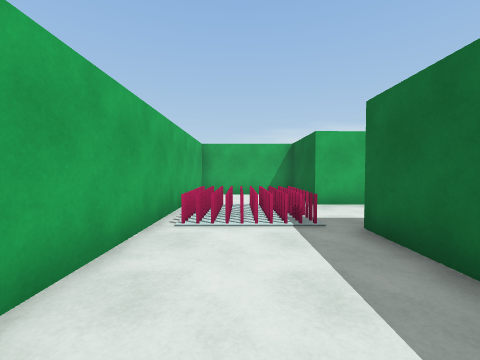
[1] (above)

23 first-person views from a walk through a Unity game level. The camera is 1.3 m above the floor, tilts 2° down and sees 90° across. The floor is counted in squares, 1.44 m on a side. Each view is taken from the middle of a square. On the plan, view 1 faces up. The plan holds only what a view shows up to about 10 squares ahead; the rest is blank. The place goes on beyond the plan. The player character is not drawn.

[2]
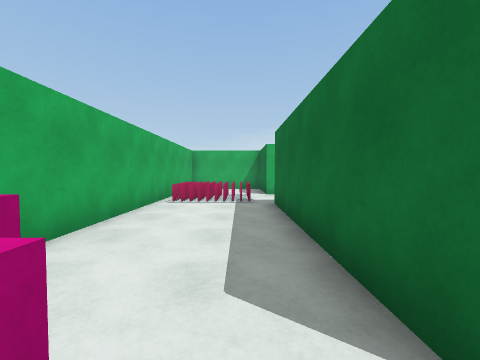

[3]
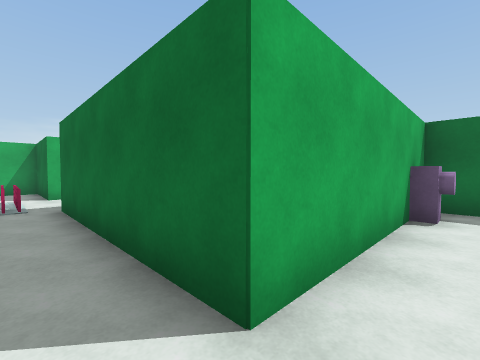

[4]
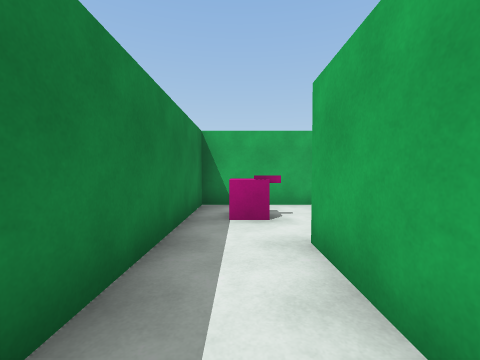

[5]
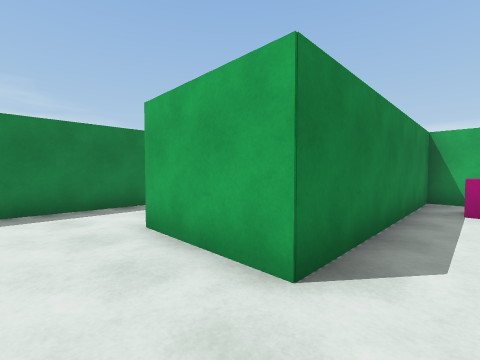

[6]
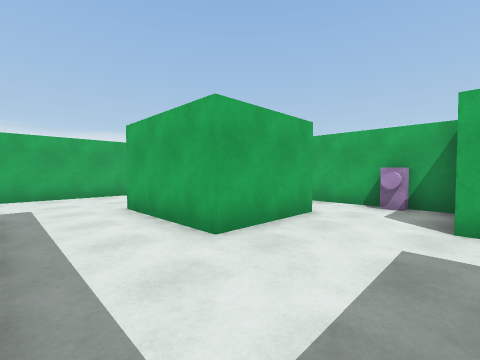

[7]
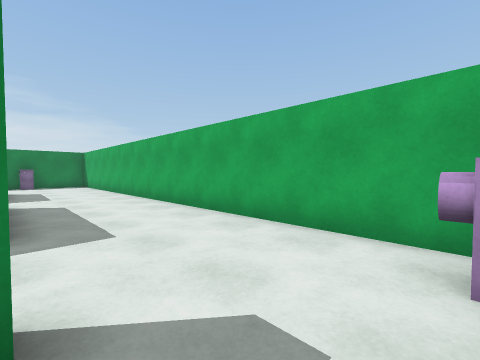

[8]
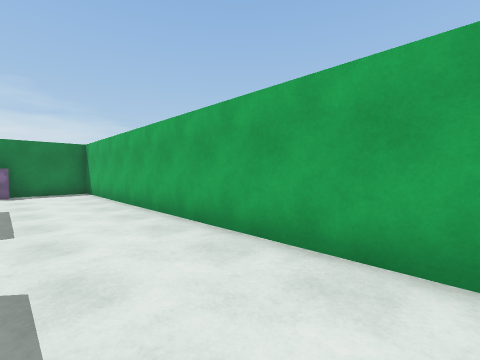

[9]
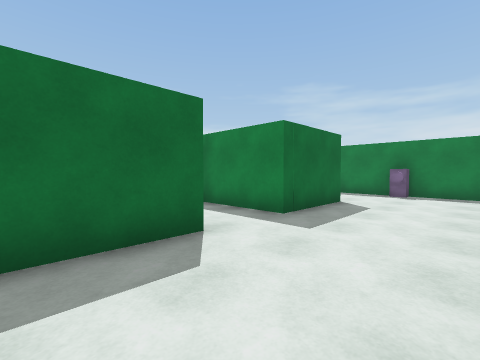

[10]
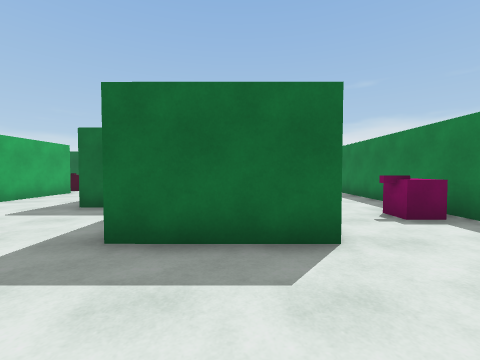

[11]
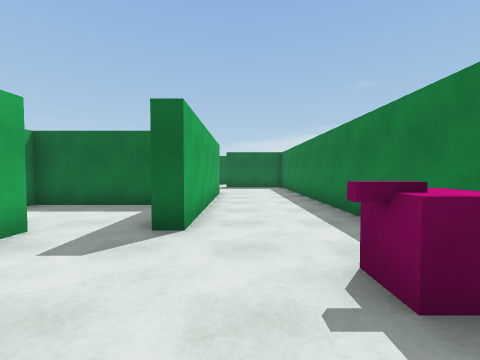

[12]
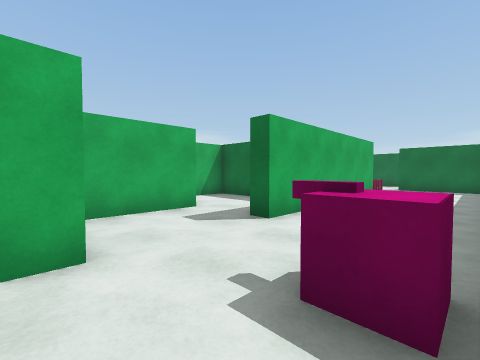

[13]
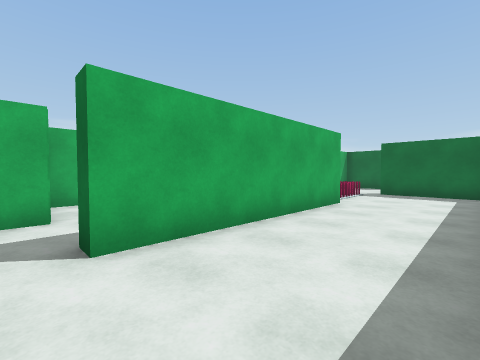

[14]
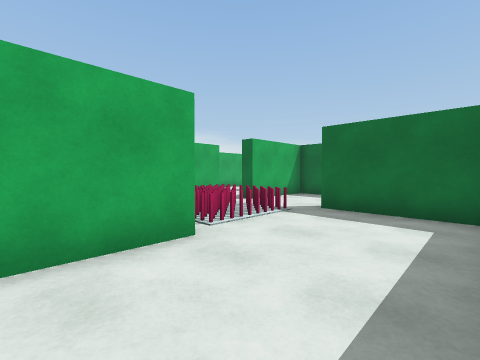

[15]
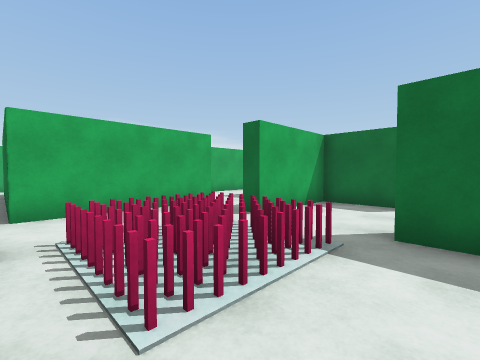

[16]
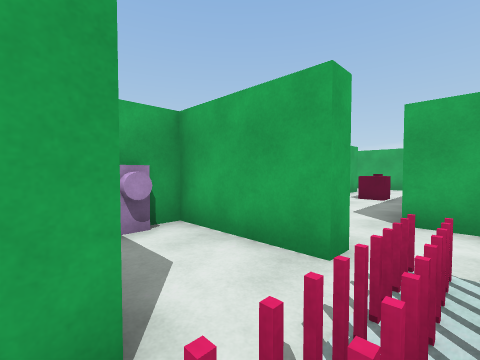

[17]
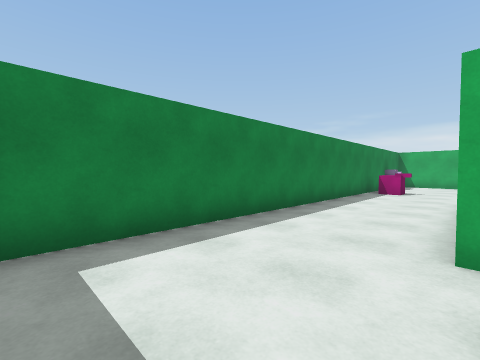

[18]
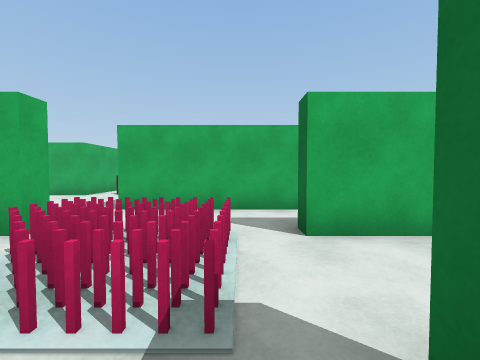

[19]
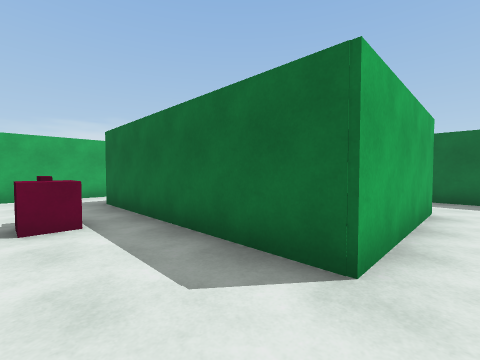

[20]
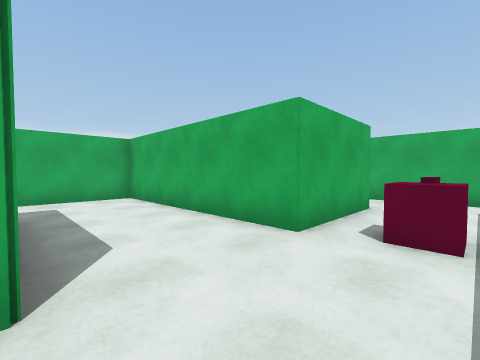

[21]
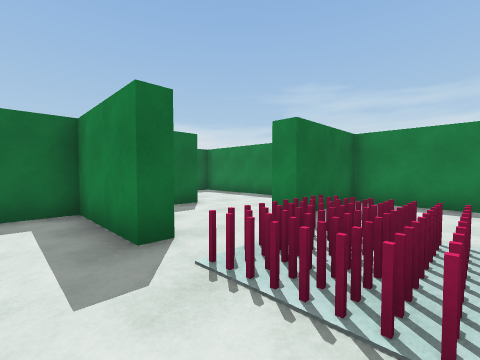

[22]
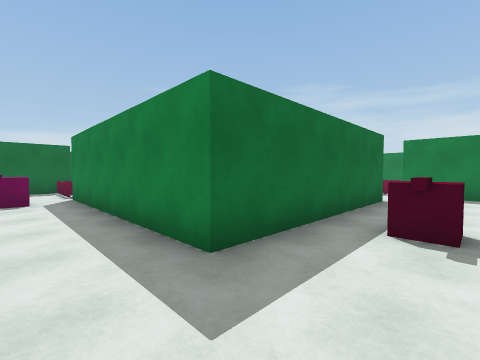

[23]
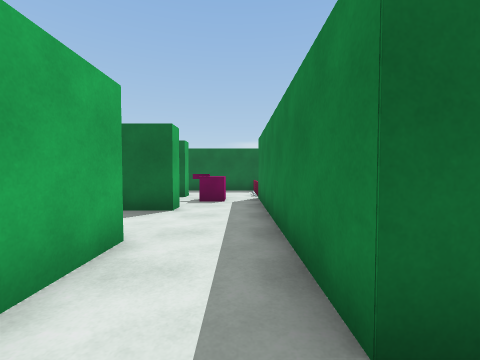

### Floor plan
Points are (right, up) in squares from view 1. A wall is a line through its corners. A room is listed if a view was taken in it or the views show most of it. See-through windows are left out.
Room 1 (views 1, 2, 3, 4, 5)
walls: (-1.5, 6.5) (-1.5, -4) (5.3, -4); (7.8, -3.1) (7.8, -2.1) (2, -2.1) (2, 3.9)
ways out: opening at (6.5, -4) to room 2
objects: other object (-1, 4) to (1, 6); other object (0, -2); other object (7, -2)
Room 2 (views 6, 7, 8, 9, 10, 11, 12, 13, 14, 15, 16, 17, 18, 21)
walls: (5.8, -15.7) (3, -15.7); (2.6, -18.2) (2, -18.2) (2, -15.2); (2, -13.2) (2, -10.9); (12, -17.6) (12, -18.2) (5.6, -18.2) (5.6, -17.6); (12, -15.2) (12, -15.7); (4.1, -9.4) (7.1, -9.4); (15.9, -15.7) (15.9, -15.2); (16.5, -13.3) (12.1, -13.3); (5.3, -4) (5.3, -6.8) (1.9, -6.8); (-1.5, -5) (-1.5, -21.4) (15.6, -21.4) (15.6, -18.2) (16.2, -18.2)
ways out: opening at (6.5, -4) to room 1; opening at (12, -14) to room 3; opening at (9, -5.5) to room 4; opening at (5, -17) to room 5; opening at (12, -17) to room 5; opening at (16, -17.5) to room 6; opening at (16, -14) to room 7; opening at (2, -14.5) to room 8
objects: other object (-1, -5); other object (1, -21); other object (4, -20); other object (13, -17) to (15, -16)
Room 3 (view 19)
walls: (9.9, -15.2) (12, -15.2)
ways out: opening at (12, -14) to room 2; opening at (10.5, -13) to room 4
Room 4 (views 20, 22, 23)
walls: (9.1, -6.6) (9.1, -9.9) (2.6, -9.9) (2.6, -12.8); (14.1, -4.5) (7.8, -4.5); (12.1, -13.3) (12.1, -6.6) (16.5, -6.6); (16.5, -4.5) (16.5, -3.2); (5, -13.6) (5, -12.9)
ways out: opening at (9, -5.5) to room 2; opening at (10.5, -13) to room 3; opening at (3.5, -13) to room 8; opening at (17, -5.5)
objects: other object (10, -9)
Room 5 (no view inside)
walls: (8.5, -16.6) (8.5, -13.3) (5.9, -13.3); (12, -15.7) (9.1, -15.7)
ways out: opening at (5, -17) to room 2; opening at (12, -17) to room 2
objects: other object (9, -17) to (10, -17)
Room 6 (no view inside)
walls: (18.9, -18.1) (18.9, -15.7) (15.9, -15.7)
ways out: opening at (16, -17.5) to room 2; opening at (19, -19.5)
Room 7 (no view inside)
walls: (15.9, -15.2) (18.9, -15.2) (18.9, -13)
ways out: opening at (16, -14) to room 2; opening at (17.5, -13)
Room 8 (no view inside)
walls: (2, -15.2) (4.9, -15.2)
ways out: opening at (2, -14.5) to room 2; opening at (3.5, -13) to room 4

Positions as (right, up) in squares from view 1, and headings:
1: (0, 0), facing up
2: (1, -3), facing up
3: (1, -3), facing up-right
4: (5, -3), facing left
5: (7, -3), facing down-left
6: (8, -9), facing up-left
7: (2, -5), facing down-left
8: (1, -10), facing down-left
9: (-1, -11), facing down-right
10: (-1, -17), facing right
11: (2, -19), facing right
12: (2, -21), facing up-right
13: (5, -21), facing up-right
14: (10, -21), facing up-right
15: (12, -19), facing up-right
16: (13, -18), facing up-left
17: (15, -18), facing down-left
18: (15, -19), facing up
19: (10, -14), facing up-right
20: (11, -13), facing up-left
21: (13, -14), facing down-right
22: (10, -5), facing down-right
23: (11, -6), facing right
